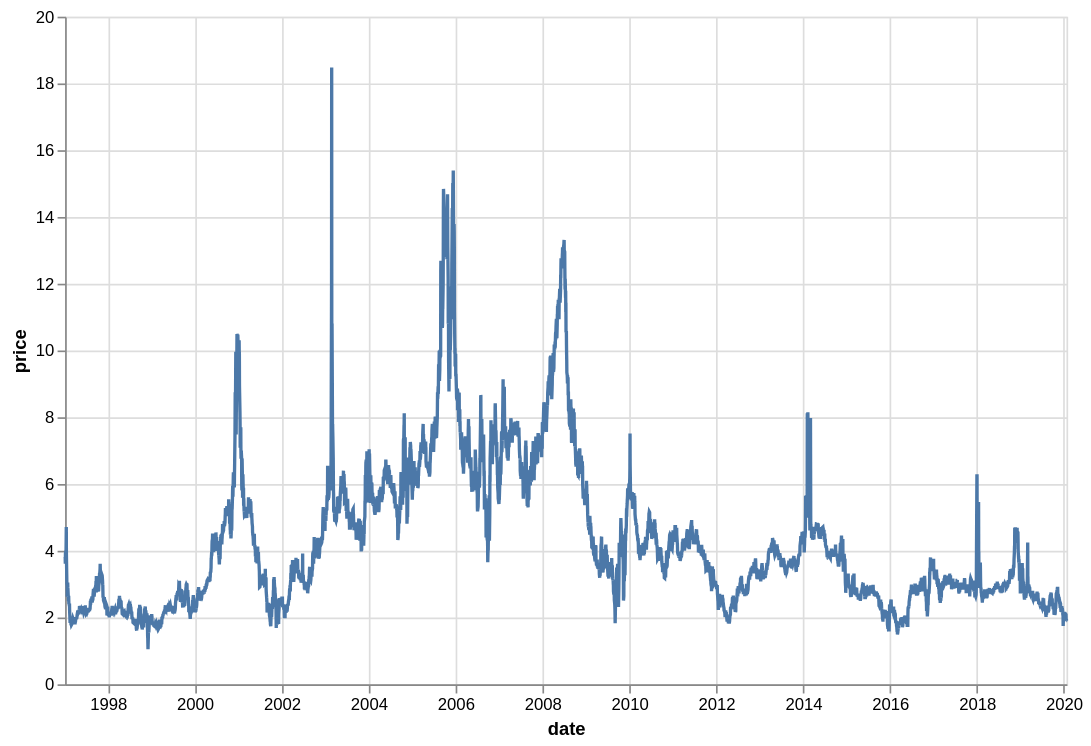

Source (Vega-Lite JSON):
### Vega-Lite specification from a JSON file in a GitHub repository (floating-point values rounded to 4 significant figures; data arrays with more than 128 entries replaced by an {"elided": "..."} marker saying what was removed)
{"$schema": "https://vega.github.io/schema/vega-lite/v5.json", "width": 600, "height": 400, "padding": 5, "data": {"values": {"elided": "5800 records"}, "format": {"parse": {"date": "date"}}}, "mark": {"type": "line"}, "encoding": {"x": {"field": "date", "type": "temporal"}, "y": {"field": "price", "type": "quantitative"}, "tooltip": [{"field": "date", "type": "temporal"}, {"field": "price", "type": "quantitative"}]}}
